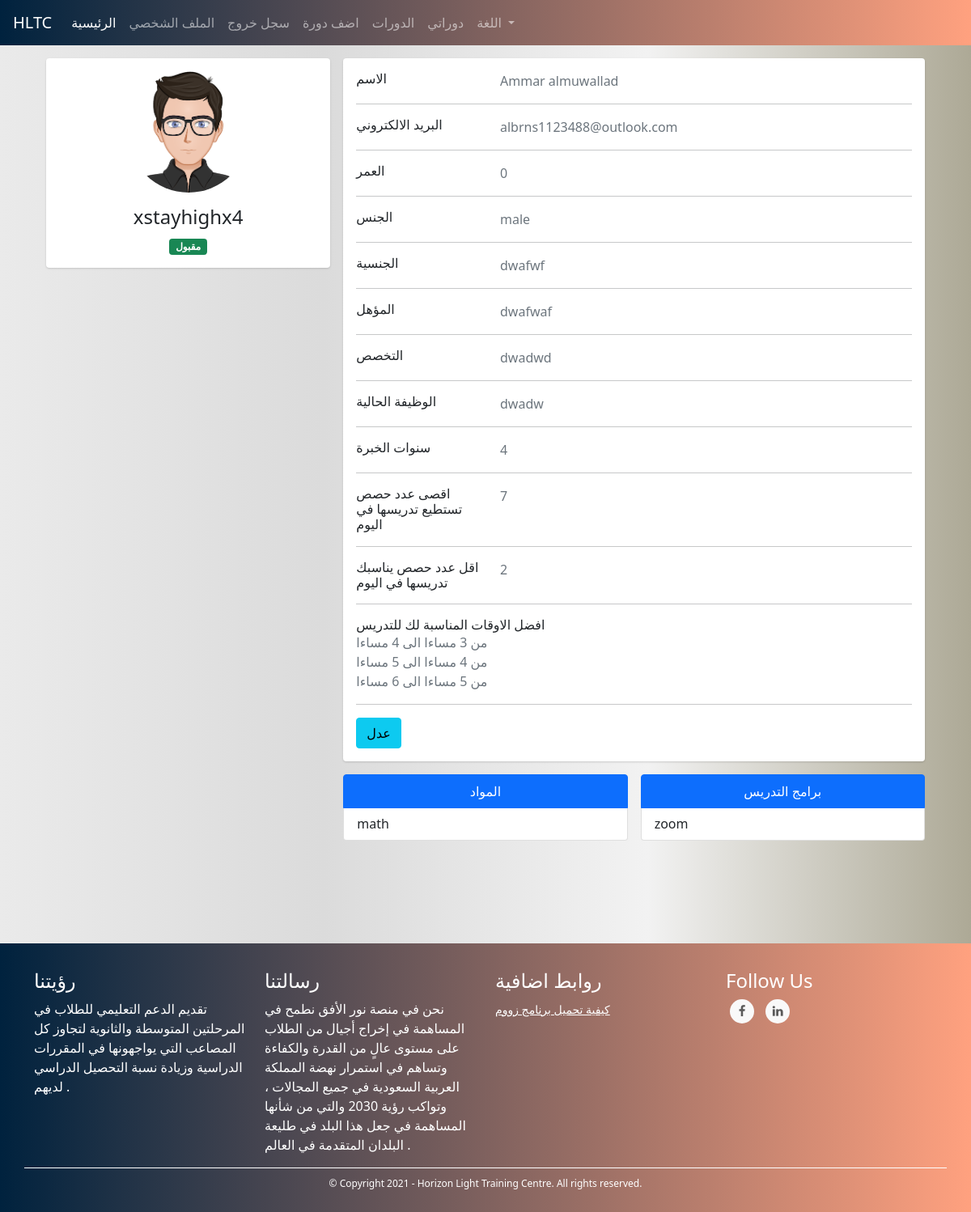
The page /tutors/profile (signed in) on the database its author committed.
### TUTOR/models.py (models this page shows, shortened)
class UserModel(db.Model, UserMixin):
    id = db.Column(db.Integer, primary_key=True)
    first_name = db.Column(db.String(128), nullable=False)
    last_name = db.Column(db.String(128), nullable=False)
    username = db.Column(db.String(20), unique=True, nullable=False)
    email = db.Column(db.String(256), unique=True, nullable=False)
    password = db.Column(db.String(255), nullable=False)
    user_type = db.Column(db.String(30), nullable=False)
    _gender = db.Column(db.Boolean, nullable=False, default=True)
    email_confirmation_code = db.Column(db.String(5), nullable=True)
    is_confirmed = db.Column(db.Boolean, nullable=False, default=False)
    creation_date = db.Column(db.DateTime, nullable=False, default=datetime.utcnow)
    admin_data_model = db.relationship('AdminDataModel', backref='user', uselist=False)
    tutor_data_model = db.relationship('TutorDataModel', backref='user', uselist=False)
    student_data_model = db.relationship('StudentDataModel', backref='user', uselist=False)
    @property
    def full_name(self):
        return self.first_name + " " + self.last_name
    @property
    def gender(self):
        return "male" if self._gender else "female"

class TutorDataModel(db.Model):
    id = db.Column(db.Integer, primary_key=True)
    date_of_birth = db.Column(db.DateTime, nullable=False)
    nationality = db.Column(db.String(30), nullable=False)
    qualification = db.Column(db.String(35), nullable=False)
    major = db.Column(db.String(35), nullable=False)
    current_job = db.Column(db.String(50), nullable=False)
    _subjects = db.Column(db.String(), nullable=False) # [subject1, subject2, ...]
    years_of_experience = db.Column(db.Integer, nullable=False)
    _tools_used_for_online_tutoring = db.Column(db.String(), nullable=False) # [tool1, tool2, ...]
    max_classes_per_day = db.Column(db.String(), nullable=False)
    min_classes_per_day = db.Column(db.String(), nullable=False)
    most_convenietnt_periods = db.Column(db.String(), nullable=False) # [period1, period2, ...]
    is_accepted = db.Column(db.Boolean, nullable=False, default=False)
    courses = db.relationship('CourseModel', backref='tutor')
    user_id = db.Column(db.Integer, db.ForeignKey('user_model.id'))
    @property
    def age(self):
        return int((datetime.date(datetime.utcnow()) - datetime.date(self.date_of_birth)).days / 365)
    @property
    def subjects(self):
        return json.loads(self._subjects)
    @property
    def tools_used_for_online_tutoring(self):
        return json.loads(self._tools_used_for_online_tutoring)
    @property
    def periods(self):
        return json.loads(self.most_convenietnt_periods)
    @property
    def classes_times(self):
        lst = self.periods
        times_list = []
        for period in lst:
            times_list.append(CLASSES_TIMES[int(period) - 1][1])
        return times_list

### TUTOR/TUTORS/routes.py (the view)
@tutors_blueprint.route("/tutors/profile", methods=["GET", "POST"])
@login_required(["tutor"])
def profile():
    return render_template("tutors/new_profile.html")

### TUTOR/TUTORS/routes.py (called while the page is built)
@tutors_blueprint.context_processor
def utility_processor():
    return dict(get_language_text=LngObj.get_language_text, get_current_page_language_list=LngObj.get_current_page_language_list, languages=LANGUAGES, admin_types=ADMIN_TYPES, settings=SiteSettingsModel.instance(), classes_times=CLASSES_TIMES)

### TUTOR/models.py (called while the page is built)
@login_manager.user_loader
def load_user(user_id):
    return UserModel.query.get(int(user_id))

    @classmethod
    def instance(cls):
        return cls.query.get(1)

### TUTOR/utils/utils.py (called while the page is built)
def login_required(roles=[]):
	def wrapper(fn):
		@wraps(fn)
		def decorated_view(*args, **kwargs):
			if request.method in EXEMPT_METHODS:
				return fn(*args, **kwargs)
			elif current_app.login_manager._login_disabled:
				return fn(*args, **kwargs)
			elif not current_user.is_authenticated:
				return current_app.login_manager.unauthorized()
			role = current_user.user_type
			if ( (role not in roles) and (roles != []) ):
				return current_app.login_manager.unauthorized()
			return fn(*args, **kwargs)
		return decorated_view
	return wrapper

### TUTOR/templates/tutors/new_profile.html (shortened to what this page needs)
{% extends "template.html" %}
{% block content %}
<link rel="stylesheet" href="{{ url_for('static', filename='css/students/profile.css') }}">
<div class="container">
    <div class="main-body">
      <div class="row justify-content-center">
        <div class="col-sm-7 my-col">
        </div>
    </div>
          <div class="row gutters-sm">
            <div class="col-md-4 mb-3">
              <div class="card">
                <div class="card-body">
                  <div class="d-flex flex-column align-items-center text-center">
                    {% if current_user._gender  %}
                    <img src="{{ url_for('static', filename='images/male_student.png') }}" alt="Admin" class="rounded-circle" width="150">
                    {% else %}
                    <img src="{{ url_for('static', filename='images/female_tutor2.jpg') }}" alt="Admin" class="rounded-circle" width="150">
                    {% endif %}
                    <div class="mt-3">
                      <h4>{{ current_user.username }}</h4>
                      {% if current_user.tutor_data_model.is_accepted %}
                      <span class="badge bg-success">مقبول</span>
                      {% else %}
                      <span class="badge bg-secondary">تحت المراجعة</span>
                      {% endif %}
                    </div>
                  </div>
                </div>
              </div>
            </div>
            <div class="col-md-8">
              <div class="card mb-3">
                <div class="card-body">
                  <div class="row">
                    <div class="col-sm-3">
                      <h6 class="mb-0">الاسم</h6>
                    </div>
                    <div class="col-sm-9 text-secondary">
                      {{ current_user.full_name }}
                    </div>
                  </div>
                  <hr>
                  <div class="row">
                    <div class="col-sm-3">
                      <h6 class="mb-0">البريد الالكتروني</h6>
                    </div>
                    <div class="col-sm-9 text-secondary">
                      {{ current_user.email }}
                    </div>
                  </div>
                  <hr>
                  <div class="row">
                    <div class="col-sm-3">
                      <h6 class="mb-0">العمر</h6>
                    </div>
                    <div class="col-sm-9 text-secondary">
                      {{ current_user.tutor_data_model.age }}
                    </div>
                  </div>
                  <hr>
                  <div class="row">
                    <div class="col-sm-3">
                      <h6 class="mb-0">الجنس</h6>
                    </div>
                    <div class="col-sm-9 text-secondary">
                      {{ current_user.gender }}
                    </div>
                  </div>
                  <hr>
                  <div class="row">
                    <div class="col-sm-3">
                      <h6 class="mb-0">الجنسية</h6>
                    </div>
                    <div class="col-sm-9 text-secondary">
                      {{ current_user.tutor_data_model.nationality }}
                    </div>
                  </div>
                  <hr>
                  <div class="row">
                    <div class="col-sm-3">
                      <h6 class="mb-0">المؤهل</h6>
                    </div>
                    <div class="col-sm-9 text-secondary">
                      {{ current_user.tutor_data_model.qualification }}
                    </div>
                  </div>
                  <hr>
                  <div class="row">
                    <div class="col-sm-3">
                      <h6 class="mb-0">التخصص</h6>
                    </div>
                    <div class="col-sm-9 text-secondary">
                      {{ current_user.tutor_data_model.major }}
                    </div>
                  </div>
                  <hr>
                  <div class="row">
                    <div class="col-sm-3">
                      <h6 class="mb-0">الوظيفة الحالية</h6>
                    </div>
                    <div class="col-sm-9 text-secondary">
                      {{ current_user.tutor_data_model.current_job }}
                    </div>
                  </div>
                  <hr>
                  <div class="row">
                    <div class="col-sm-3">
                      <h6 class="mb-0">سنوات الخبرة</h6>
                    </div>
                    <div class="col-sm-9 text-secondary">
                      {{ current_user.tutor_data_model.years_of_experience }}
                    </div>
                  </div>
                  <hr>
                  <div class="row">
                    <div class="col-sm-3">
                      <h6 class="mb-0">اقصى عدد حصص  تستطيع تدريسها في اليوم</h6>
                    </div>
                    <div class="col-sm-9 text-secondary">
                      {{ current_user.tutor_data_model.max_classes_per_day }}
                    </div>
                  </div>
                  <hr>
                  <div class="row">
                    <div class="col-sm-3">
                      <h6 class="mb-0">اقل عدد حصص  يناسبك تدريسها في اليوم</h6>
                    </div>
                    <div class="col-sm-9 text-secondary">
                      {{ current_user.tutor_data_model.min_classes_per_day }}
                    </div>
                  </div>
                  <hr>
                  <div class="row">
                    <div class="col-sm-12">
                      <h6 class="mb-0">افضل الاوقات المناسبة لك للتدريس</h6>
                    </div>
                  </div>
                  {% for time in current_user.tutor_data_model.classes_times %}
                  <div class="row">
                    <div class="col-sm-9 text-secondary">
                      {{ time }}
                    </div>
                  </div>
                  {% endfor %}
                  <hr>
                  <div class="row">
                    <div class="col-sm-12">
                      <a class="btn btn-info " href="{{ url_for('tutors_blueprint.edit_profile') }}">عدل</a>
                    </div>
                  </div>
                </div>
              </div>
              <div class="row gutters-sm">
                <div class="col-sm-6 mb-3">
                    <ul class="list-group">
                        <li class="list-group-item active" aria-current="true"><center>المواد</center></li>
                        {% for subject in current_user.tutor_data_model.subjects %}
                        <li class="list-group-item">{{ subject }}</li>
                        {% endfor %}
                      </ul>
                </div>
                <div class="col-sm-6 mb-3">
                    <ul class="list-group">
                        <li class="list-group-item active" aria-current="true"><center>برامج التدريس</center></li>
                        {% for tool in current_user.tutor_data_model.tools_used_for_online_tutoring %}
                        <li class="list-group-item">{{ tool }}</li>
                        {% endfor %}
                      </ul>
                </div>
              </div>
            </div>
          </div>
        </div>
    </div>
    <br><br><br><br>
{% endblock %}

### TUTOR/static/css/global.css (style rules this page uses)
body { background: #ADA996; background: -webkit-linear-gradient(to right, #EAEAEA, #DBDBDB, #F2F2F2, #ADA996); background: linear-gradient(to right, #EAEAEA, #DBDBDB, #F2F2F2, #ADA996); }

### TUTOR/static/css/students/profile.css (style rules this page uses)
.main-body { padding: 15px; }
.card { box-shadow: 0 1px 3px 0 rgba(0,0,0,.1), 0 1px 2px 0 rgba(0,0,0,.06); }
.card { position: relative; display: flex; flex-direction: column; min-width: 0; word-wrap: break-word; background-color: #fff; background-clip: border-box; border: 0 solid rgba(0,0,0,.125); border-radius: .25rem; }
.card-body { flex: 1 1 auto; min-height: 1px; padding: 1rem; }
.gutters-sm { margin-right: -8px; margin-left: -8px; }
.gutters-sm>.col, .gutters-sm>[class*=col-] { padding-right: 8px; padding-left: 8px; }
.mb-3, .my-3 { margin-bottom: 1rem!important; }

### rows shown on the page
UserModel: username "xstayhighx4", full_name "Ammar almuwallad", email "albrns1123488@outlook.com", gender "male"
TutorDataModel: tutor_data_model.age "0", tutor_data_model.nationality "dwafwf", tutor_data_model.qualification "dwafwaf", tutor_data_model.major "dwadwd", tutor_data_model.current_job "dwadw", tutor_data_model.years_of_experience "4", tutor_data_model.max_classes_per_day "7", tutor_data_model.min_classes_per_day "2"

### other values the page prints
{{ time }} "من 3 مساءا الى 4 مساءا" "من 4 مساءا الى 5 مساءا" "من 5 مساءا الى 6 مساءا"
{{ subject }} "math"
{{ tool }} "zoom"
